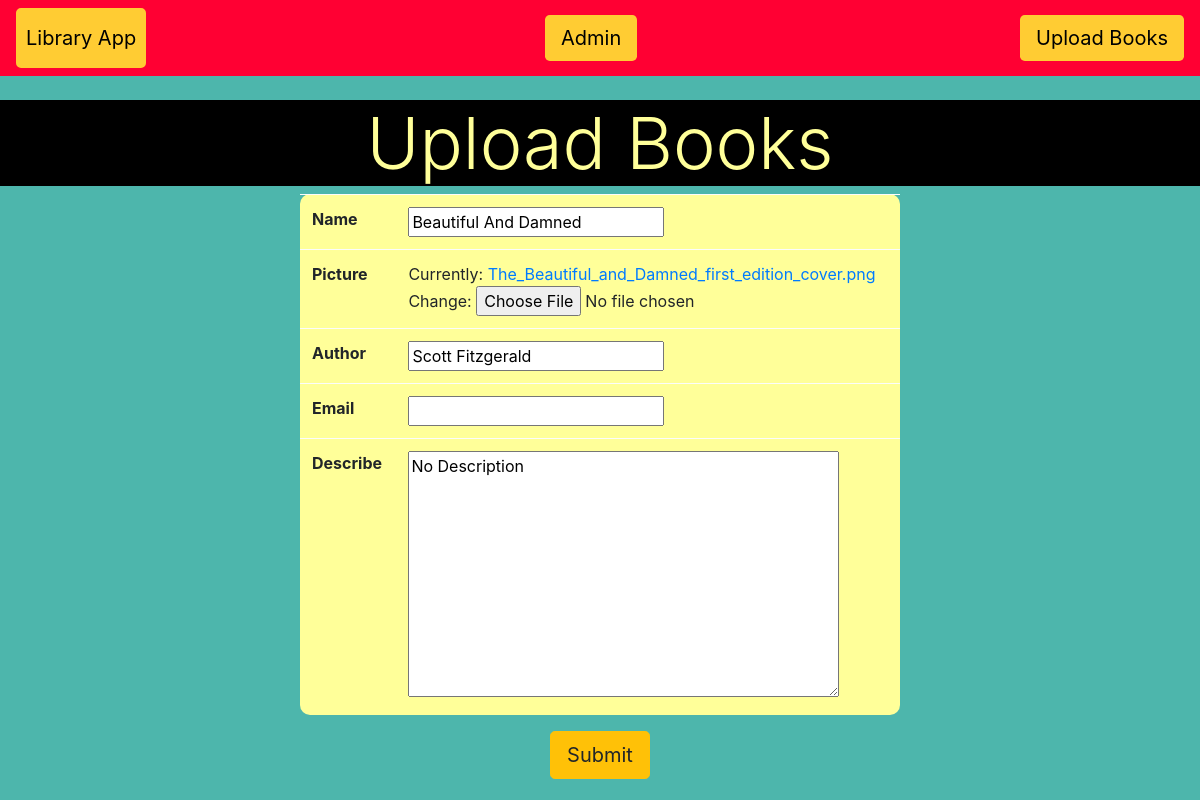
The page /update/1 on the database as committed earlier.
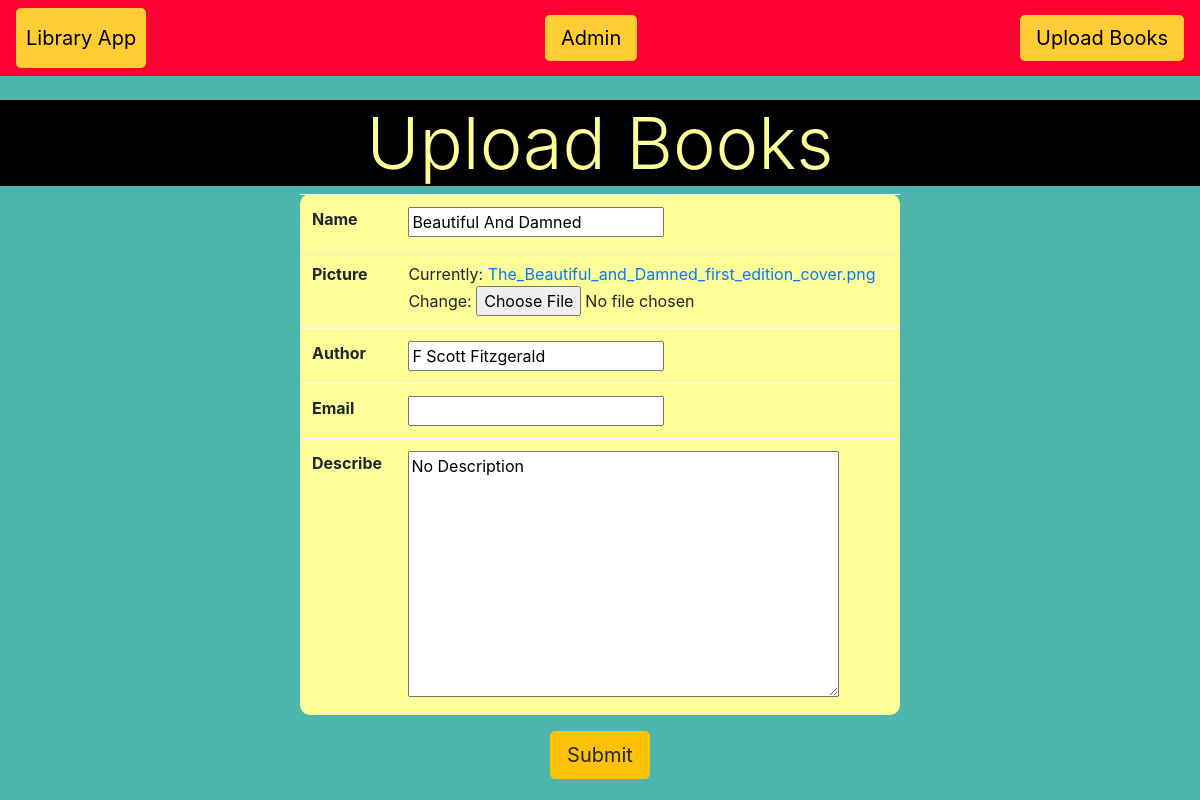
The same page on the database as committed later.
### book/models.py (models this page shows, shortened)
class Book(models.Model):
    name = models.CharField(max_length=50)
    picture = models.ImageField()
    author = models.CharField(max_length=30, default='anonymous')
    email = models.EmailField(blank=True)
    describe = models.TextField(default='No Description')

### book/views.py (the view)
# urls.py: path('update/<int:book_id>', views.update_book),
def update_book(request, book_id):
    book_id = int(book_id)
    try:
        book_sel = Book.objects.get(id=book_id)
    except Book.DoesNotExist:
        return redirect('index')
    book_form = BookCreate(request.POST or None, instance=book_sel)
    if book_form.is_valid():
        book_form.save()
        return redirect('index')
    return render(request, 'book/upload_form.html', {'upload_form': book_form})

### book/forms.py
class BookCreate(forms.ModelForm):
    class Meta:
        model = Book
        fields = '__all__'

### templates/book/Upload_form.html (shortened to what this page needs)
{% extends 'book/library.html' %}
{% block content %}
    <center>
    <h1 class="display-3" style="background-color:#000000;color:#FFFF99;">Upload Books</h1>
    <form method = 'POST' enctype="multipart/form-data">
        <table class = 'w-50 table table-light' style="border-radius:10px;background-color:#FFFF99;">
            {% for field in upload_form %}
            <tr>
                <th>{{field.label}}</th>
                <td>{{ field }}</td>
            </tr>
            {% endfor %}
        </table>
        <button type="submit" class="btn btn-lg btn-warning">Submit</button>
    </form>
</center>
{% endblock %}

### templates/book/library.html (shortened to what this page needs)
<!DOCTYPE html>
{% load static %}
<html>
<head>
    <link rel="stylesheet" href="https://stackpath.bootstrapcdn.com/bootstrap/4.3.1/css/bootstrap.min.css"
integrity="sha384-ggOyR0iXCbMQv3Xipma34MD+dH/1fQ784/j6cY/iJTQUOhcWr7x9JvoRxT2MZw1T">
</head>
<body style="background-color:#4DB6AC;">
<nav class="navbar navbar-light" style="background-color:#FF0033;">
    <a href="#" class="navbar-brand" style="background-color:#FFCC33;color:#000000;border-width:10px;border-color:#FFCC33;border-style:solid;border-spacing:30px;border-radius: 5px;">Library App</a>
<a href="{% url 'admin:index' %}" class = 'navbar-link btn-lg' style="background-color:#FFCC33;color:#000000;">Admin</a>
    <a href="{% url 'upload-book' %}" class="navbar-link btn-lg" style="background-color:#FFCC33;color:#000000;">Upload Books</a>
</nav>
<br>
{% block content %}{% endblock %}
</body>
</html>

Rows that differ between the two databases and show on the page:
changed Book "Beautiful And Damned": author "Scott Fitzgerald" → "F Scott Fitzgerald"
